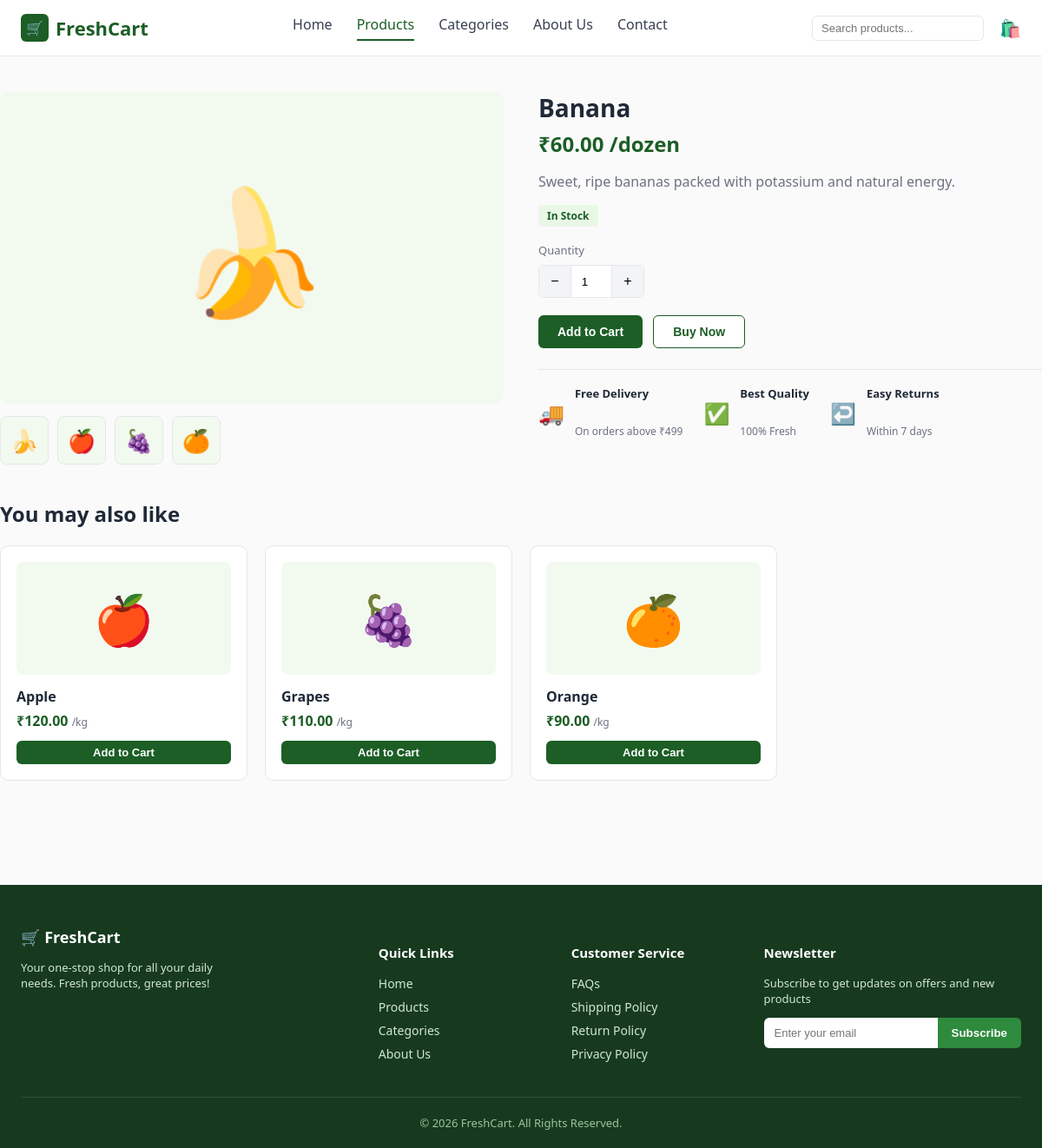
Screenshot of /products/banana/ with the database file from the repository.
### store/models.py (models this page shows, shortened)
class Product(models.Model):
    UNIT_CHOICES = [
        ('kg', 'kg'),
        ('dozen', 'dozen'),
        ('ltr', 'ltr'),
        ('pack', 'pack'),
        ('pc', 'pc'),
    ]
    category = models.ForeignKey(Category, related_name='products', on_delete=models.CASCADE)
    name = models.CharField(max_length=150)
    slug = models.SlugField(max_length=160, unique=True)
    emoji = models.CharField(
        max_length=10, default='🛒',
        help_text='Emoji shown as the product image placeholder.'
    )
    image = models.ImageField(upload_to='products/', blank=True, null=True)
    price = models.DecimalField(max_digits=8, decimal_places=2)
    unit = models.CharField(max_length=10, choices=UNIT_CHOICES, default='kg')
    description = models.TextField(blank=True)
    stock = models.PositiveIntegerField(default=100)
    is_featured = models.BooleanField(default=False, help_text='Show on Best Selling Products (home page).')
    created_at = models.DateTimeField(auto_now_add=True)
    class Meta:
        ordering = ['name']
    def get_absolute_url(self):
        return reverse('store:product_detail', args=[self.slug])
    @property
    def in_stock(self):
        return self.stock > 0

### store/views.py (the view)
# urls.py: path('products/<slug:slug>/', views.product_detail, name='product_detail'),
def product_detail(request, slug):
    product = get_object_or_404(Product, slug=slug)
    related_products = Product.objects.filter(
        category=product.category
    ).exclude(id=product.id)[:4]
    context = {
        'product': product,
        'related_products': related_products,
    }
    return render(request, 'store/product_detail.html', context)

### store/cart.py (called while the page is built)
    def __len__(self):
        return sum(item['quantity'] for item in self.cart.values())

    def get_total_price(self):
        return sum(Decimal(item['price']) * item['quantity'] for item in self.cart.values())

### store/context_processors.py (called while the page is built)
def cart_summary(request):
    cart = Cart(request)
    return {
        'cart_item_count': len(cart),
        'cart_total_price': cart.get_total_price(),
    }

### store/templates/store/product_detail.html (shortened to what this page needs)
{% extends "store/base.html" %}
{% block content %}
<div class="container section">
  <div class="product-detail">
    <div>
      <div class="detail-thumb-main">{{ product.emoji }}</div>
      <div class="thumb-strip">
        <div class="mini">{{ product.emoji }}</div>
        {% for r in related_products|slice:":3" %}
        <div class="mini">{{ r.emoji }}</div>
        {% endfor %}
      </div>
    </div>
    <div class="detail-info">
      <h1>{{ product.name }}</h1>
      <div class="price">₹{{ product.price }} /{{ product.unit }}</div>
      <p class="desc">{{ product.description }}</p>
      {% if product.in_stock %}
      <span class="stock-badge">In Stock</span>
      {% else %}
      <span class="stock-badge" style="background:#fee2e2; color:#991b1b;">Out of Stock</span>
      {% endif %}
      <form action="{% url 'store:cart_add' product.id %}" method="post">
        <label style="font-size:13px; color:var(--text-muted); display:block; margin-bottom:8px;">Quantity</label>
        <div class="qty-control">
          <button type="button" onclick="stepQty(-1)">−</button>
          <input type="number" name="quantity" id="qtyInput" value="1" min="1">
          <button type="button" onclick="stepQty(1)">+</button>
        </div>
        <div class="detail-actions">
          <button type="submit" class="btn btn-primary">Add to Cart</button>
          <button type="submit" name="buy_now" value="1" class="btn btn-outline">Buy Now</button>
        </div>
      </form>
      <div class="mini-features">
        <div class="feature-item"><span class="icon">🚚</span><div><strong style="font-size:13px;">Free Delivery</strong><br><span>On orders above ₹499</span></div></div>
        <div class="feature-item"><span class="icon">✅</span><div><strong style="font-size:13px;">Best Quality</strong><br><span>100% Fresh</span></div></div>
        <div class="feature-item"><span class="icon">↩️</span><div><strong style="font-size:13px;">Easy Returns</strong><br><span>Within 7 days</span></div></div>
      </div>
    </div>
  </div>
  {% if related_products %}
  <section class="section">
    <div class="section-head"><h2>You may also like</h2></div>
    <div class="product-grid">
      {% for r in related_products %}
      <div class="product-card">
        <a href="{{ r.get_absolute_url }}">
          <div class="thumb">{{ r.emoji }}</div>
          <h3>{{ r.name }}</h3>
        </a>
        <div class="price">₹{{ r.price }} <small>/{{ r.unit }}</small></div>
        <form action="{% url 'store:cart_add' r.id %}" method="post" style="margin-top:auto">
          <button type="submit" class="btn btn-primary btn-block btn-sm">Add to Cart</button>
        </form>
      </div>
      {% endfor %}
    </div>
  </section>
  {% endif %}
</div>
{% endblock %}

### store/static/store/css/style.css (style rules this page uses)
:root { --green-dark: #1c5e26; --green: #2e8b3d; --green-light: #e9f7e6; --green-pale: #f2faf0; --footer-bg: #173a1f; --text-dark: #1f2937; --text-muted: #6b7280; --border: #e5e7eb; --danger: #dc2626; --radius: 10px; --shadow: 0 2px 8px rgba(0, 0, 0, 0.06); }
* { box-sizing: border-box; }
body { margin: 0; font-family: "Segoe UI", Roboto, Helvetica, Arial, sans-serif; color: var(--text-dark); background: #fafafa; }
a { text-decoration: none; color: inherit; }
.container { max-width: 1200px; margin: 0 auto; padding: 0 24px; }
.btn { display: inline-flex; align-items: center; justify-content: center; gap: 6px; padding: 10px 22px; border-radius: 6px; font-weight: 600; font-size: 14px; border: none; cursor: pointer; }
.btn-primary { background: var(--green-dark); color: #fff; }
.btn-outline { background: #fff; border: 1px solid var(--green-dark); color: var(--green-dark); }
.btn-block { width: 100%; }
.btn-sm { padding: 6px 14px; font-size: 13px; }
.feature-item { display: flex; align-items: center; gap: 12px; }
.feature-item .icon { font-size: 24px; color: var(--green-dark); }
.feature-item strong { display: block; font-size: 14px; }
.feature-item span { font-size: 12px; color: var(--text-muted); }
.section { padding: 40px 0; }
.section-head { display: flex; align-items: center; justify-content: space-between; margin-bottom: 20px; }
.section-head h2 { font-size: 24px; margin: 0; }
.product-grid { display: grid; grid-template-columns: repeat(4, 1fr); gap: 20px; }
.product-card { background: #fff; border: 1px solid var(--border); border-radius: var(--radius); padding: 18px; text-align: left; display: flex; flex-direction: column; }
.product-card .thumb { background: var(--green-pale); border-radius: 8px; height: 130px; display: flex; align-items: center; justify-content: center; font-size: 56px; margin-bottom: 14px; }
.product-card h3 { font-size: 16px; margin: 0 0 6px; }
.product-card .price { color: var(--green-dark); font-weight: 700; margin-bottom: 12px; }
.product-card .price small { color: var(--text-muted); font-weight: 400; font-size: 12px; }
.product-detail { display: grid; grid-template-columns: 1fr 1fr; gap: 40px; }
.detail-thumb-main { background: var(--green-pale); border-radius: var(--radius); height: 360px; display: flex; align-items: center; justify-content: center; font-size: 140px; }
.thumb-strip { display: flex; gap: 10px; margin-top: 14px; }
.thumb-strip .mini { width: 56px; height: 56px; background: var(--green-pale); border-radius: 8px; display: flex; align-items: center; justify-content: center; font-size: 26px; border: 1px solid var(--border); }
.detail-info h1 { margin: 0 0 6px; font-size: 28px; }
.detail-info .price { color: var(--green-dark); font-size: 24px; font-weight: 700; margin-bottom: 14px; }
.detail-info .desc { color: var(--text-muted); margin-bottom: 16px; }
.stock-badge { display: inline-block; background: var(--green-light); color: var(--green-dark); font-size: 12px; font-weight: 600; padding: 4px 10px; border-radius: 4px; margin-bottom: 18px; }
.qty-control { display: flex; align-items: center; gap: 0; width: fit-content; border: 1px solid var(--border); border-radius: 6px; margin-bottom: 20px; }
.qty-control button { width: 36px; height: 36px; border: none; background: #f3f4f6; font-size: 16px; cursor: pointer; }
.qty-control input { width: 48px; text-align: center; border: none; border-left: 1px solid var(--border); border-right: 1px solid var(--border); height: 36px; }
.detail-actions { display: flex; gap: 12px; margin-bottom: 24px; }
.mini-features { display: flex; gap: 24px; border-top: 1px solid var(--border); padding-top: 18px; }

### rows the page displays
Product: emoji "🍌", name "Banana", price "60.00", unit "dozen", description "Sweet, ripe bananas packed with potassium and natural energy."
Product: emoji "🍎", name "Apple", price "120.00", unit "kg"
Product: emoji "🍇", name "Grapes", price "110.00", unit "kg"
Product: emoji "🍊", name "Orange", price "90.00", unit "kg"
